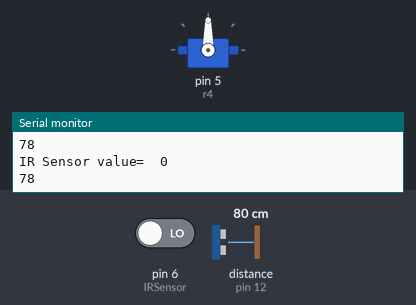
Simulated run of this sketch. Board: Arduino Uno, built with avr-gcc and run on an emulated ATmega328P. On the bench: servo, the last lines printed to the serial monitor. Wiring (inferred from the names in the program): ultrasonic range finder: trigger pin 13; echo pin 12. The inputs (shaded band) are chosen by the test bench; at power-on: pin 6 (IRSensor) LOW, distance to the obstacle (sensor on pin 12) 80 cm. The echo pulse lasts 58.3 µs per cm.

Above: at 1.3 s.
1.4 s: pin 6 (IRSensor) driven HIGH
At 2.0 s:
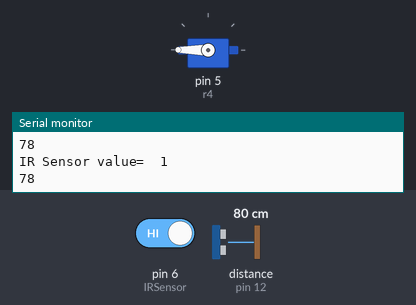
3.2 s: pin 6 (IRSensor) driven LOW
At 3.7 s:
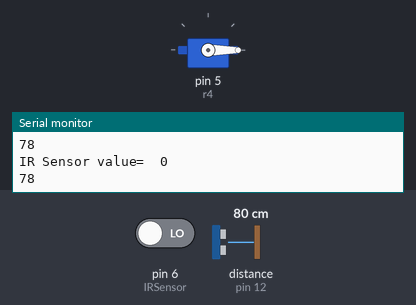
Timing chart, 0 to 6.2 s (numbered marks = the images above; inputs shaded):
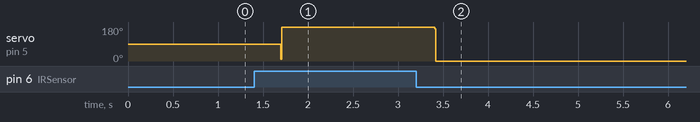

The sketch:

hardwarefile.ino
```cpp
#include<Servo.h>

Servo myservo;

long t; // declaring variable for calculating time

long cm; //declaring variable for calculating distance
long duration;
int u = 1;
int pos = 0;
int r1=2,r2=3,r4=5,r5=11,r6=10;
const int trigPin = 13; // Trigger Pin of Ultrasonic Sensor
const int echoPin = 12; // Echo Pin of Ultrasonic Sensor
int IRSensor = 6; // connect ir sensor to arduino pin 2
void setup() {

  myservo.attach(r4);
  pinMode (IRSensor, INPUT); // sensor pin INPUT
  pinMode (r1, OUTPUT); //ir green
  pinMode (r2, OUTPUT); //ir red
  pinMode (r4, OUTPUT); //servo
  pinMode (r5, OUTPUT); // u-sonic green
  pinMode (r6, OUTPUT); // u-sonic red
  pinMode(trigPin, OUTPUT);
  pinMode(echoPin, INPUT);
  Serial.begin(9600);
  Serial.println("Welcome to Project");
}
void loop() {

  Serial.print("IR Sensor value=  ");
  Serial.println(digitalRead(IRSensor));

  int statusSensor = digitalRead (IRSensor);

  if(statusSensor == 1){
    digitalWrite(r1, HIGH);
    digitalWrite(r2, LOW);
    if (u==1){
      for (pos = 0;pos<=180;pos+=1){
          myservo.write(pos);
      }
      u = 0;
    }
    delay(50);

  }
  else{
    digitalWrite(r2, HIGH);
    digitalWrite(r1, LOW);
    if (u==0){
      for (pos = 180;pos>=0;pos-=1){
        myservo.write(pos);
      }
      u=1;
    }

      delay(50);
  }

  digitalWrite(trigPin, LOW);
  delayMicroseconds(10);
  digitalWrite(trigPin, HIGH);
  delayMicroseconds(10);
  digitalWrite(trigPin, LOW);

  duration = pulseIn(echoPin, HIGH);
  cm = duration*340/20000;
  Serial.println(cm);
  delay(500);
  if (cm > 20){
      digitalWrite(r5,HIGH);
      digitalWrite(r6,LOW);
      delay(10);
  }
  else{
        digitalWrite(r6,HIGH);
        digitalWrite(r5,LOW);
        delay(10);
  }


}
```

Measured:
- after the input at 1.4 s, servo on pin 5 (r4): 90° → 180° after 0.30 s
- after the input at 3.2 s, servo on pin 5 (r4): 180° → 0° after 0.21 s
